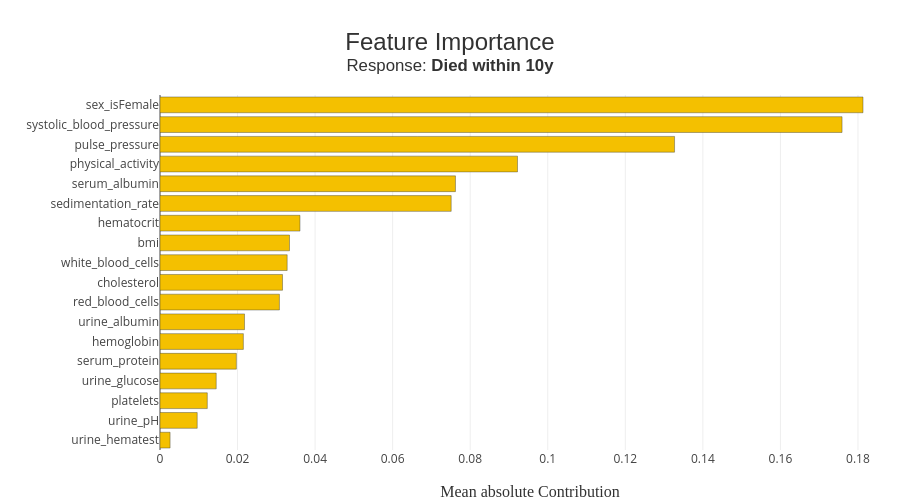

This figure's notebook cell:
### Code cell
RF_xpl.plot.features_importance()

### Figure 1 — Plotly figure (JSON) as saved in the notebook; plotly's stock layout.template omitted (floating-point values rounded to 4 significant figures)
{"data": [{"customdata": ["urine_hematest", "urine_pH", "platelets", "urine_glucose", "serum_protein", "hemoglobin", "urine_albumin", "red_blood_cells", "cholesterol", "white_blood_cells", "bmi", "hematocrit", "sedimentation_rate", "serum_albumin", "physical_activity", "pulse_pressure", "systolic_blood_pressure", "sex_isFemale"], "hovertemplate": "Feature: %{customdata}<br />Contribution: %{x:.4f}<extra></extra>", "marker": {"color": ["rgba(244, 192, 0, 1.0)", "rgba(244, 192, 0, 1.0)", "rgba(244, 192, 0, 1.0)", "rgba(244, 192, 0, 1.0)", "rgba(244, 192, 0, 1.0)", "rgba(244, 192, 0, 1.0)", "rgba(244, 192, 0, 1.0)", "rgba(244, 192, 0, 1.0)", "rgba(244, 192, 0, 1.0)", "rgba(244, 192, 0, 1.0)", "rgba(244, 192, 0, 1.0)", "rgba(244, 192, 0, 1.0)", "rgba(244, 192, 0, 1.0)", "rgba(244, 192, 0, 1.0)", "rgba(244, 192, 0, 1.0)", "rgba(244, 192, 0, 1.0)", "rgba(244, 192, 0, 1.0)", "rgba(244, 192, 0, 1.0)"], "line": {"color": "rgba(52, 55, 54, 0.8)", "width": 0.5}}, "name": "Global", "orientation": "h", "type": "bar", "x": [0.0026, 0.0096, 0.0122, 0.0145, 0.0197, 0.0215, 0.0218, 0.0308, 0.0316, 0.0328, 0.0334, 0.0361, 0.0751, 0.0762, 0.0922, 0.1327, 0.1759, 0.1813], "y": ["urine_hematest", "urine_pH", "platelets", "urine_glucose", "serum_protein", "hemoglobin", "urine_albumin", "red_blood_cells", "cholesterol", "white_blood_cells", "bmi", "hematocrit", "sedimentation_rate", "serum_albumin", "physical_activity", "pulse_pressure", "systolic_blood_pressure", "sex_isFemale"]}], "layout": {"autosize": false, "barmode": "group", "height": 500, "hovermode": "closest", "margin": {"b": 50, "l": 160, "r": 0, "t": 95}, "title": {"font": {"color": "rgb(50, 50, 50)", "family": "Arial", "size": 24}, "text": "Feature Importance<br><sup>Response: <b>Died within 10y</b></sup>", "x": 0.5, "xanchor": "center", "y": 0.9, "yanchor": "middle"}, "width": 900, "xaxis": {"title": {"font": {"color": "rgb(50, 50, 50)", "family": "Arial Black", "size": 16}, "text": "Mean absolute Contribution"}}, "yaxis": {"automargin": true, "dtick": 1, "tickmode": "array", "ticktext": ["urine_hematest", "urine_pH", "platelets", "urine_glucose", "serum_protein", "hemoglobin", "urine_albumin", "red_blood_cells", "cholesterol", "white_blood_cells", "bmi", "hematocrit", "sedimentation_rate", "serum_albumin", "physical_activity", "pulse_pressure", "systolic_blood_pressure", "sex_isFemale"], "tickvals": ["urine_hematest", "urine_pH", "platelets", "urine_glucose", "serum_protein", "hemoglobin", "urine_albumin", "red_blood_cells", "cholesterol", "white_blood_cells", "bmi", "hematocrit", "sedimentation_rate", "serum_albumin", "physical_activity", "pulse_pressure", "systolic_blood_pressure", "sex_isFemale"], "title": {"font": {"color": "rgb(50, 50, 50)", "family": "Arial Black", "size": 16}}}}}
